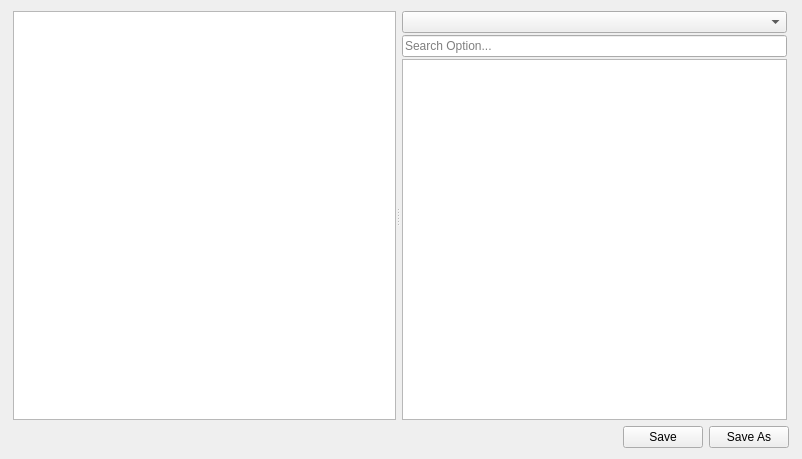
<?xml version="1.0" encoding="UTF-8"?>
<ui version="4.0">
 <class>SolverOptionWidget</class>
 <widget class="QWidget" name="SolverOptionWidget">
  <property name="geometry">
   <rect>
    <x>0</x>
    <y>0</y>
    <width>802</width>
    <height>459</height>
   </rect>
  </property>
  <property name="windowTitle">
   <string>Form</string>
  </property>
  <layout class="QVBoxLayout" name="verticalLayout">
   <item>
    <widget class="QWidget" name="solverOptionWidget" native="true">
     <property name="sizePolicy">
      <sizepolicy hsizetype="Expanding" vsizetype="Expanding">
       <horstretch>0</horstretch>
       <verstretch>0</verstretch>
      </sizepolicy>
     </property>
     <layout class="QVBoxLayout" name="verticalLayout_3">
      <property name="leftMargin">
       <number>2</number>
      </property>
      <property name="topMargin">
       <number>0</number>
      </property>
      <property name="rightMargin">
       <number>2</number>
      </property>
      <property name="bottomMargin">
       <number>0</number>
      </property>
      <item>
       <widget class="QSplitter" name="solverOptionSplitter">
        <property name="orientation">
         <enum>Qt::Horizontal</enum>
        </property>
        <widget class="QTableView" name="solverOptionTableView"/>
        <widget class="QWidget" name="solverOptionDefinitionView" native="true">
         <layout class="QVBoxLayout" name="verticalLayout_2">
          <property name="spacing">
           <number>2</number>
          </property>
          <property name="leftMargin">
           <number>2</number>
          </property>
          <property name="topMargin">
           <number>0</number>
          </property>
          <property name="rightMargin">
           <number>2</number>
          </property>
          <property name="bottomMargin">
           <number>0</number>
          </property>
          <item>
           <widget class="QComboBox" name="solverGroupComboBox"/>
          </item>
          <item>
           <widget class="QLineEdit" name="solverOptionSearch">
            <property name="placeholderText">
             <string>Search Option...</string>
            </property>
           </widget>
          </item>
          <item>
           <widget class="QTreeView" name="solverOptionTreeView"/>
          </item>
         </layout>
        </widget>
       </widget>
      </item>
     </layout>
    </widget>
   </item>
   <item>
    <widget class="QWidget" name="solverCommandWidget" native="true">
     <property name="sizePolicy">
      <sizepolicy hsizetype="Expanding" vsizetype="Fixed">
       <horstretch>0</horstretch>
       <verstretch>0</verstretch>
      </sizepolicy>
     </property>
     <layout class="QHBoxLayout" name="horizontalLayout_5">
      <property name="spacing">
       <number>6</number>
      </property>
      <property name="leftMargin">
       <number>2</number>
      </property>
      <property name="topMargin">
       <number>0</number>
      </property>
      <property name="rightMargin">
       <number>2</number>
      </property>
      <property name="bottomMargin">
       <number>0</number>
      </property>
      <item>
       <spacer name="horizontalSpacer">
        <property name="orientation">
         <enum>Qt::Horizontal</enum>
        </property>
        <property name="sizeHint" stdset="0">
         <size>
          <width>40</width>
          <height>20</height>
         </size>
        </property>
       </spacer>
      </item>
      <item>
       <widget class="QPushButton" name="solverOptionEditorButton">
        <property name="sizePolicy">
         <sizepolicy hsizetype="Minimum" vsizetype="Preferred">
          <horstretch>0</horstretch>
          <verstretch>0</verstretch>
         </sizepolicy>
        </property>
        <property name="toolTip">
         <string>Show Command Line Parameters Editor</string>
        </property>
        <property name="text">
         <string>Save</string>
        </property>
        <property name="checkable">
         <bool>true</bool>
        </property>
       </widget>
      </item>
      <item>
       <widget class="QPushButton" name="solverCommandHelpButton">
        <property name="sizePolicy">
         <sizepolicy hsizetype="Minimum" vsizetype="Preferred">
          <horstretch>0</horstretch>
          <verstretch>0</verstretch>
         </sizepolicy>
        </property>
        <property name="toolTip">
         <string>Help on Command Line Parameters</string>
        </property>
        <property name="text">
         <string>Save As</string>
        </property>
       </widget>
      </item>
     </layout>
    </widget>
   </item>
  </layout>
 </widget>
 <resources/>
 <connections/>
</ui>
